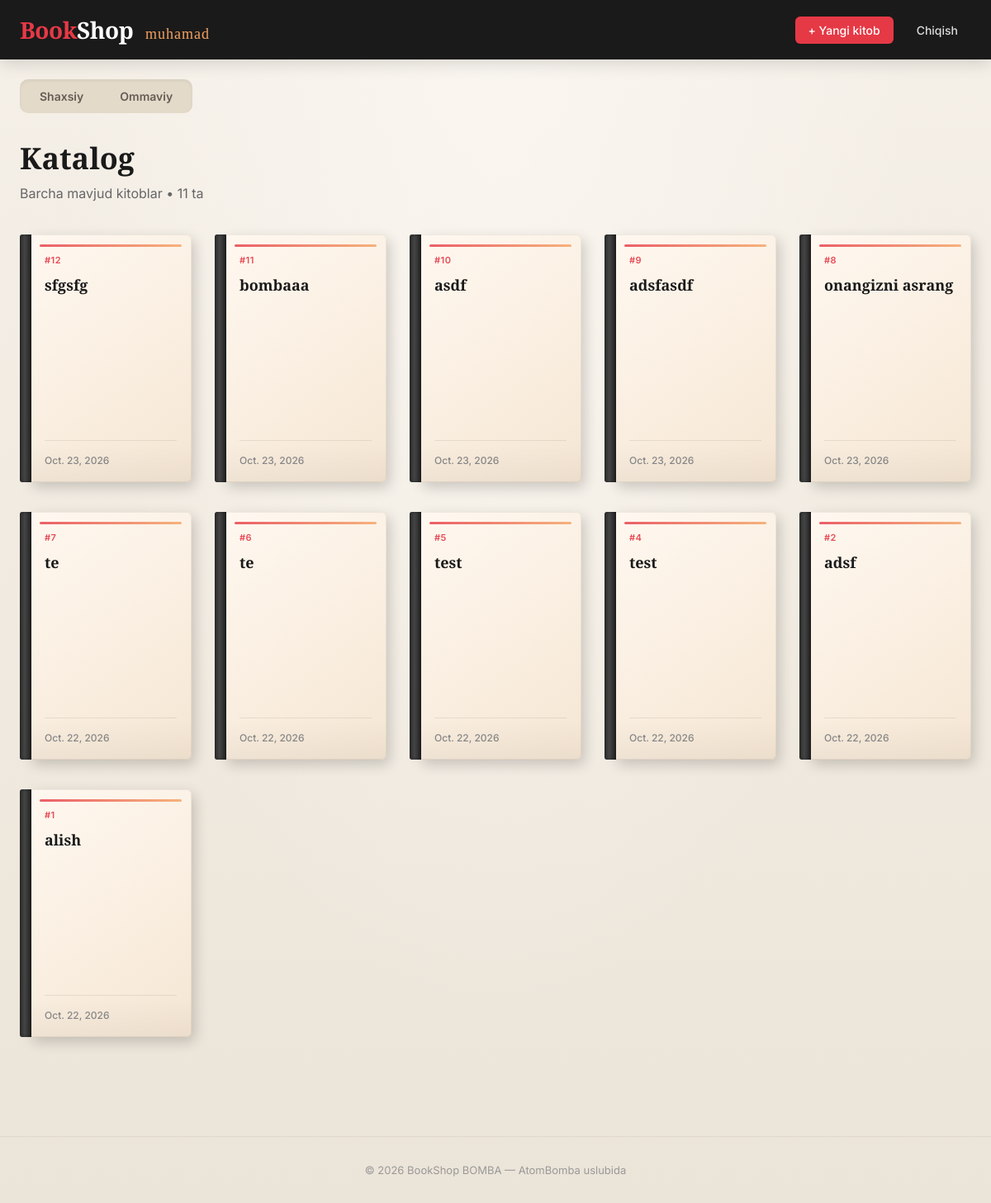
Before: /book-list/ (signed in) with the older database file.
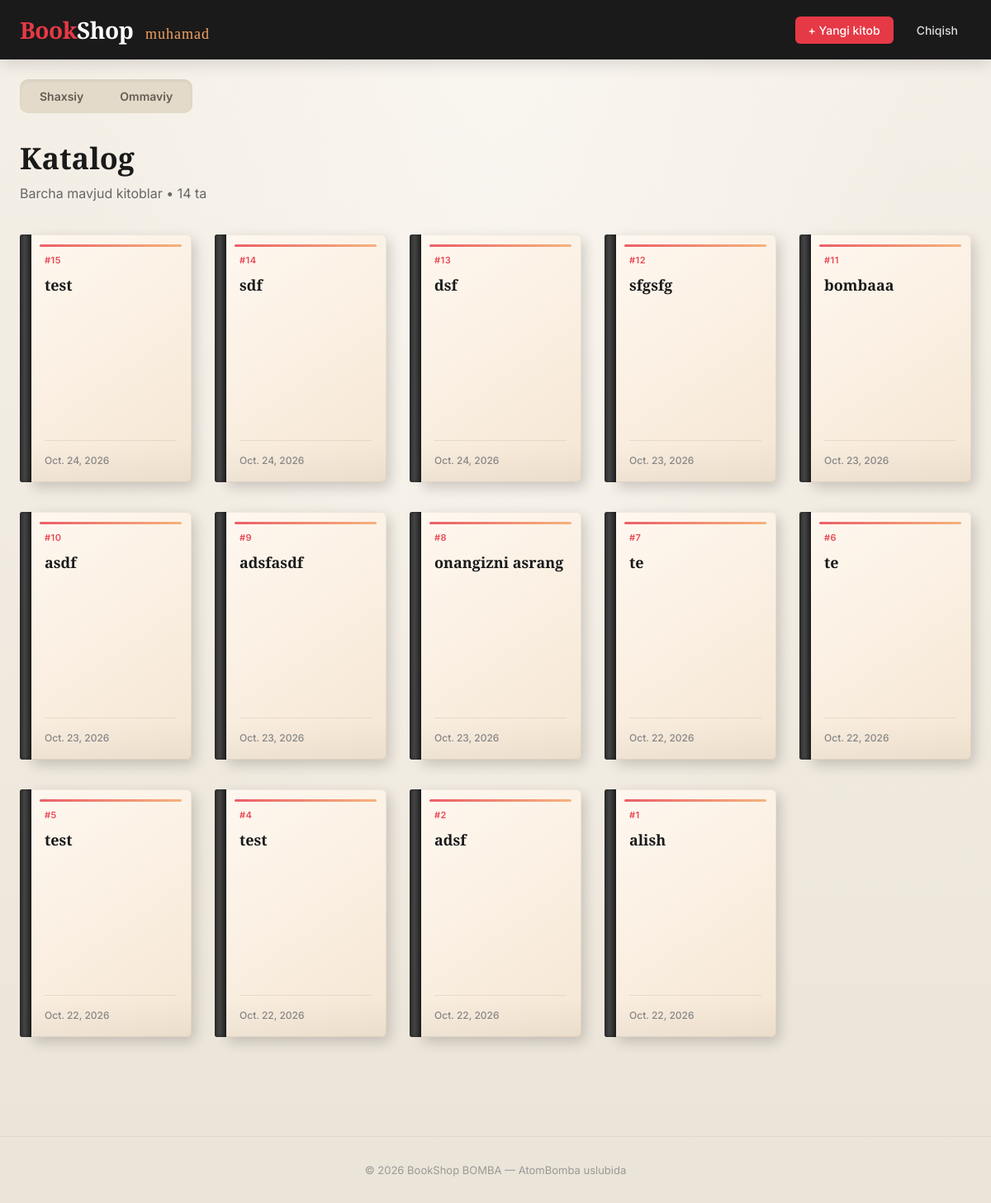
After: the same page with the newer database file.
### main/models.py (models this page shows)
class Book(models.Model):
    name = models.CharField()
    yaratilgan_sanasi = models.DateField(auto_now_add=True)
    user = models.ForeignKey(User, on_delete=models.CASCADE)
    url = models.CharField(null=True)
    public = models.BooleanField(default=False)

### core/views.py (the view)
# urls.py: path('book-list/', book_list),
def book_list(request: HttpRequest):
    if request.user.is_authenticated == False:
        return redirect("/login/")
    user_id = request.user.id
    books = Book.objects.filter(user_id=user_id).order_by("-id")
    is_public = request.GET.get('public') == 'true'
    if is_public:
        books = Book.objects.filter(public=True).order_by("-id")
    if request.method == "GET":
        return render(request,"books-list.html", {"books": books, "is_public": is_public})

### main/templates/books-list.html (shortened to what this page needs)
<!DOCTYPE html>
<html lang="uz">
<head>
</head>
<body>
    <header class="header">
        <div class="header-inner">
            <a href="/book-list/" class="logo">
                <span class="red">Book</span>Shop
                <span class="orange">{{request.user.username}}</span>
            </a>
            <nav class="nav">
                <a href="/add-book/" class="btn-primary">+ Yangi kitob</a>
                <a href="/logout/">Chiqish</a>
            </nav>
        </div>
    </header>
    <div class="tabs-container">
        <div class="tabs">
            <a class="private" href="/book-list/">Shaxsiy</a>
            <a class="public" href="/book-list/?public=true">Ommaviy</a>
        </div>
    </div>
    <main class="main">
        <h1 class="page-title">Katalog</h1>
        <p class="page-subtitle">Barcha mavjud kitoblar • {{books.count}} ta</p>
        <div class="books-grid">
            {% for book in books %}
            <a href="/book/{{book.id}}/" class="book-card">
                <div class="book-cover">
                    <div class="book-spine"></div>
                    <div class="book-front">
                        <div class="book-id">#{{book.id}}</div>
                        <h3 class="book-title">{{book.name}}</h3>
                        <div class="book-bottom">
                            <span class="book-date">{{book.yaratilgan_sanasi}}</span>
                        </div>
                    </div>
                </div>
            </a>
            {% endfor %}
        </div>
    </main>
    <footer class="footer">
        © 2026 BookShop BOMBA — AtomBomba uslubida
    </footer>
</body>
</html>

### main/templates/books-list.html (style rules this page uses)
* { margin: 0; padding: 0; box-sizing: border-box; }
body { font-family: 'Inter', system-ui, sans-serif; background: #f5f0e8; background-image: radial-gradient(ellipse at top, #faf6f0 0%, transparent 60%), linear-gradient(180deg, #f5f0e8 0%, #ebe4d8 100%); min-height: 100vh; color: #2c2c2c; }
.header { background: #1a1a1a; color: #fff; padding: 0 24px; position: sticky; top: 0; z-index: 100; box-shadow: 0 4px 20px rgba(0,0,0,0.15); }
.header-inner { max-width: 1280px; margin: 0 auto; display: flex; align-items: center; justify-content: space-between; height: 72px; }
.logo { font-family: 'Playfair Display', serif; font-size: 28px; font-weight: 700; text-decoration: none; color: #fff; letter-spacing: -0.5px; }
.logo span.red { color: #e63946; }
.logo span.orange { color: #f4a261; font-size: 18px; font-weight: 500; margin-left: 8px; letter-spacing: 1px; }
.nav { display: flex; gap: 12px; align-items: center; }
.nav a { color: #ddd; text-decoration: none; font-size: 14px; font-weight: 500; padding: 8px 16px; border-radius: 6px; transition: all 0.2s; }
.nav .btn-primary { background: #e63946; color: #fff !important; }
.tabs-container { max-width: 1280px; margin: 0 auto; padding: 24px 24px 0 24px; }
.tabs { display: inline-flex; background: #e3dac9; padding: 4px; border-radius: 10px; gap: 4px; box-shadow: inset 0 2px 4px rgba(0,0,0,0.06); }
.tabs a { text-decoration: none; font-size: 14px; font-weight: 600; color: #665c54; padding: 8px 20px; border-radius: 8px; transition: all 0.25s ease; }
.main { max-width: 1280px; margin: 0 auto; padding: 30px 24px 80px; }
.page-title { font-family: 'Playfair Display', serif; font-size: 36px; font-weight: 700; margin-bottom: 8px; color: #1a1a1a; }
.page-subtitle { color: #666; font-size: 16px; margin-bottom: 40px; }
.books-grid { display: grid; grid-template-columns: repeat(auto-fill, minmax(200px, 1fr)); gap: 36px 28px; }
.book-card { text-decoration: none; color: inherit; display: block; perspective: 1000px; }
.book-cover { position: relative; height: 300px; transform-style: preserve-3d; transition: transform 0.35s ease, box-shadow 0.35s ease; cursor: pointer; }
.book-spine { position: absolute; left: 0; top: 0; width: 14px; height: 100%; background: linear-gradient(90deg, #2a2a2a 0%, #444 40%, #2a2a2a 100%); border-radius: 3px 0 0 3px; box-shadow: inset -2px 0 4px rgba(0,0,0,0.4); z-index: 2; }
.book-front { position: absolute; left: 12px; top: 0; right: 0; bottom: 0; background: linear-gradient(145deg, #fff8f0 0%, #f5e6d3 100%); border-radius: 0 6px 6px 0; box-shadow: 4px 6px 16px rgba(0,0,0,0.18), inset 0 0 0 1px rgba(0,0,0,0.06); padding: 24px 18px 18px; display: flex; flex-direction: column; overflow: hidden; }
.book-front::before { content: ''; position: absolute; top: 12px; left: 12px; right: 12px; height: 3px; background: linear-gradient(90deg, #e63946, #f4a261); border-radius: 2px; opacity: 0.8; }
.book-front::after { content: ''; position: absolute; bottom: 0; left: 0; right: 0; height: 48px; background: linear-gradient(180deg, transparent, rgba(0,0,0,0.04)); pointer-events: none; }
.book-id { font-size: 11px; font-weight: 600; color: #e63946; letter-spacing: 0.5px; margin-bottom: 12px; opacity: 0.9; }
.book-title { font-family: 'Playfair Display', serif; font-size: 18px; font-weight: 700; line-height: 1.3; color: #1a1a1a; margin-bottom: 10px; display: -webkit-box; -webkit-line-clamp: 3; -webkit-box-orient: vertical; overflow: hidden; flex-grow: 1; }
.book-bottom { margin-top: auto; padding-top: 12px; border-top: 1px solid rgba(0,0,0,0.08); }
.book-date { font-size: 12px; color: #888; font-weight: 500; }
.footer { text-align: center; padding: 32px; color: #999; font-size: 13px; border-top: 1px solid #e0d8cc; margin-top: 40px; }

Changed rows visible on the page:
added Book: id "15", name "test", yaratilgan_sanasi "Oct. 24, 2026"
added Book: id "14", name "sdf", yaratilgan_sanasi "Oct. 24, 2026"
added Book: id "13", name "dsf", yaratilgan_sanasi "Oct. 24, 2026"
Other visible differences:
{{ books.count }}: "11" → "14"
